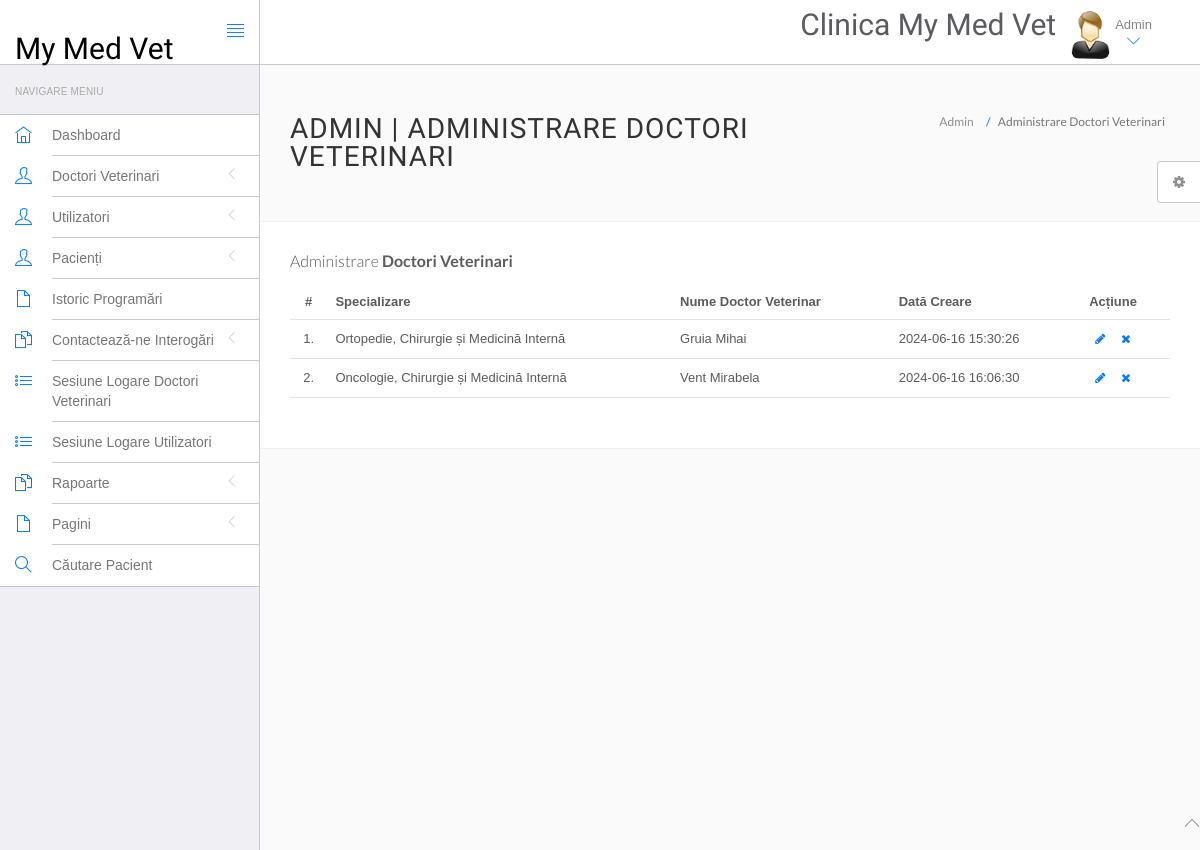
The app's page /mymedvet/admin/manage-doctors.php (signed in), older data.
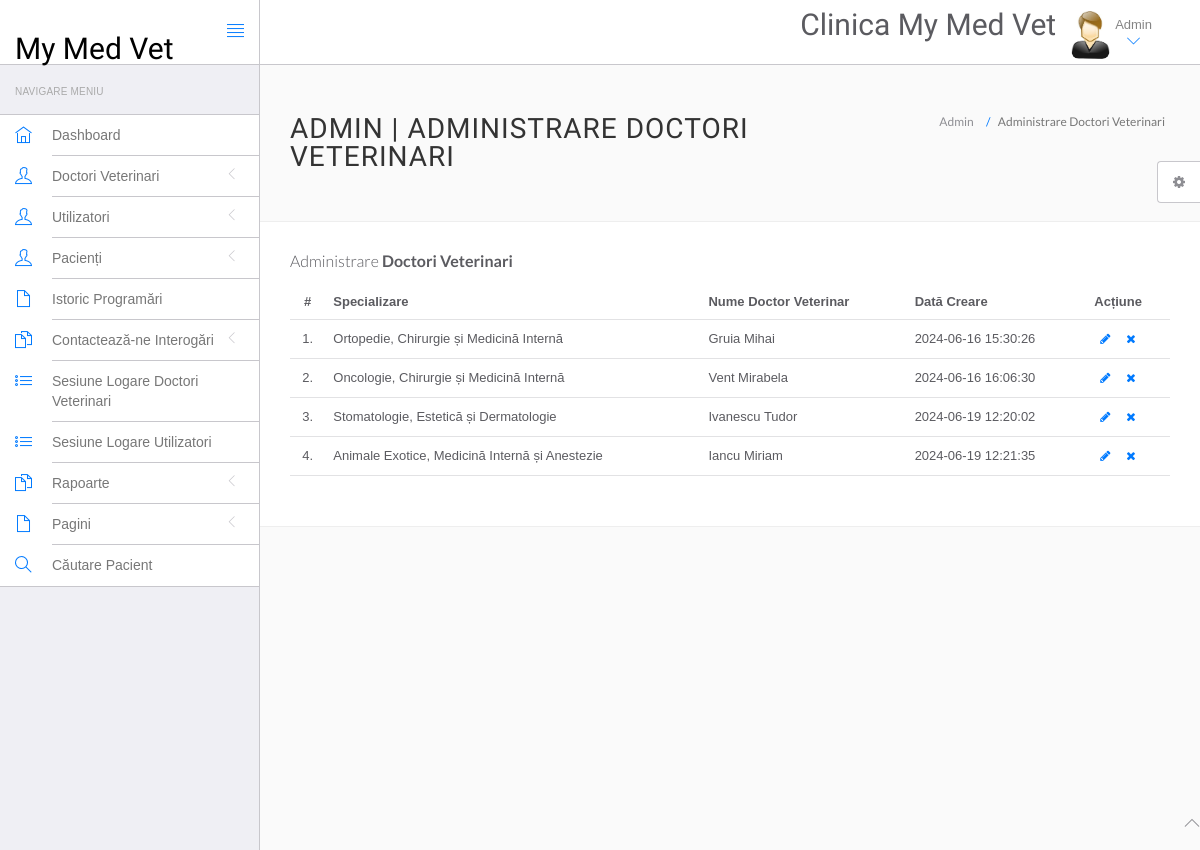
The same page, newer data.
### tables this page shows
CREATE TABLE `vetdoc` (
  `id` int(11) NOT NULL,
  `specialization` varchar(255) DEFAULT NULL,
  `vetdocName` varchar(255) DEFAULT NULL,
  `address` longtext DEFAULT NULL,
  `vetdocFees` int(11) DEFAULT NULL,
  `phoneNumber` bigint(12) DEFAULT NULL,
  `vetdocEmail` varchar(255) DEFAULT NULL,
  `password` varchar(255) DEFAULT NULL,
  `createDate` timestamp NULL DEFAULT current_timestamp(),
  `updateDate` timestamp NULL DEFAULT NULL ON UPDATE current_timestamp()
);

### mymedvet/admin/manage-doctors.php (the view, shortened to what this page needs)
<?php
include('include/config.php');
if(strlen($_SESSION['id']==0)) {
 header('location:logout.php');
  } else{
?>
<!DOCTYPE html>
<html lang="en">
	<head>
		<link rel="stylesheet" href="vendor/bootstrap/css/bootstrap.min.css">
		<link rel="stylesheet" href="vendor/fontawesome/css/font-awesome.min.css">
		<link rel="stylesheet" href="vendor/themify-icons/themify-icons.min.css">
		<link href="vendor/animate.css/animate.min.css" rel="stylesheet" media="screen">
		<link href="vendor/perfect-scrollbar/perfect-scrollbar.min.css" rel="stylesheet" media="screen">
		<link href="vendor/switchery/switchery.min.css" rel="stylesheet" media="screen">
		<link href="vendor/bootstrap-touchspin/jquery.bootstrap-touchspin.min.css" rel="stylesheet" media="screen">
		<link href="vendor/select2/select2.min.css" rel="stylesheet" media="screen">
		<link href="vendor/bootstrap-datepicker/bootstrap-datepicker3.standalone.min.css" rel="stylesheet" media="screen">
		<link href="vendor/bootstrap-timepicker/bootstrap-timepicker.min.css" rel="stylesheet" media="screen">
		<link rel="stylesheet" href="customstyle/css/styles.css">
		<link rel="stylesheet" href="customstyle/css/plugins.css">
		<link rel="stylesheet" href="customstyle/css/themes/theme-1.css" id="skin_color" />
	</head>
	<body>
		<div id="app">
<?php include('include/sidebar.php');?>
			<div class="app-content">
						<?php include('include/header.php');?>
				<div class="main-content" >
					<div class="wrap-content container" id="container">
						<section id="page-title">
							<div class="row">
								<div class="col-sm-8">
									<h1 class="mainTitle">Admin | Administrare Doctori Veterinari</h1>
																	</div>
								<ol class="breadcrumb">
									<li>
										<span>Admin</span>
									</li>
									<li class="active">
										<span>Administrare Doctori Veterinari</span>
									</li>
								</ol>
							</div>
						</section>
						<div class="container-fluid container-fullw bg-white">
									<div class="row">
								<div class="col-md-12">
									<h5 class="over-title margin-bottom-15">Administrare <span class="text-bold">Doctori Veterinari</span></h5>
									<table class="table table-hover" id="sample-table-1">
										<thead>
											<tr>
												<th class="center">#</th>
												<th>Specializare</th>
												<th class="hidden-xs">Nume Doctor Veterinar</th>
												<th>Dată Creare </th>
												<th>Acțiune</th>
											</tr>
										</thead>
										<tbody>
<?php
$sql=mysqli_query($con,"select * from vetdoc");
$cnt=1;
while($row=mysqli_fetch_array($sql))
{
?>
											<tr>
												<td class="center"><?php echo $cnt;?>.</td>
												<td class="hidden-xs"><?php echo $row['specialization'];?></td>
												<td><?php echo $row['vetdocName'];?></td>
												<td><?php echo $row['createDate'];?>
												</td>
												<td >
												<div class="visible-md visible-lg hidden-sm hidden-xs">
							<a href="edit-doctor.php?id=<?php echo $row['id'];?>" class="btn btn-transparent btn-xs" tooltip-placement="top" tooltip="Edit"><i class="fa fa-pencil"></i></a>
	<a href="manage-doctors.php?id=<?php echo $row['id']?>&del=delete" onClick="return confirm('Sunteți sigur că doriți să ștergeți?')"class="btn btn-transparent btn-xs tooltips" tooltip-placement="top" tooltip="Remove"><i class="fa fa-times fa fa-white"></i></a>
												</div>
												</td>
											</tr>
											<?php
$cnt=$cnt+1;
											 }?>
										</tbody>
									</table>
								</div>
							</div>
								</div>
							</div>
						</div>
					</div>
				</div>
	<?php include('include/footer.php');?>
	<?php include('include/setting.php');?>
	</body>
</html>
<?php } ?>

Row changes from the older to the newer data that the page shows:
added vetdoc: specialization "Stomatologie, Estetică și Dermatologie", vetdocName "Ivanescu Tudor", createDate "2024-06-19 12:20:02"
added vetdoc: specialization "Animale Exotice, Medicină Internă și Anestezie", vetdocName "Iancu Miriam", createDate "2024-06-19 12:21:35"
